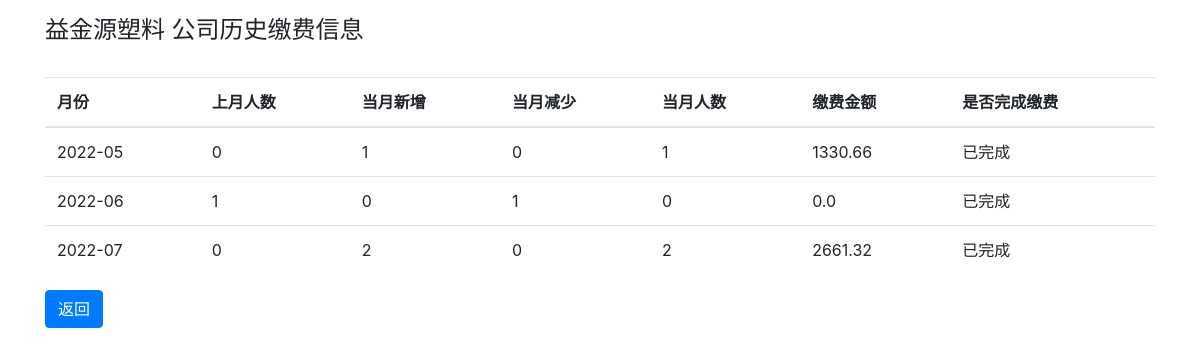
The page /company_pay_history/益金源塑料 on the database as committed earlier.
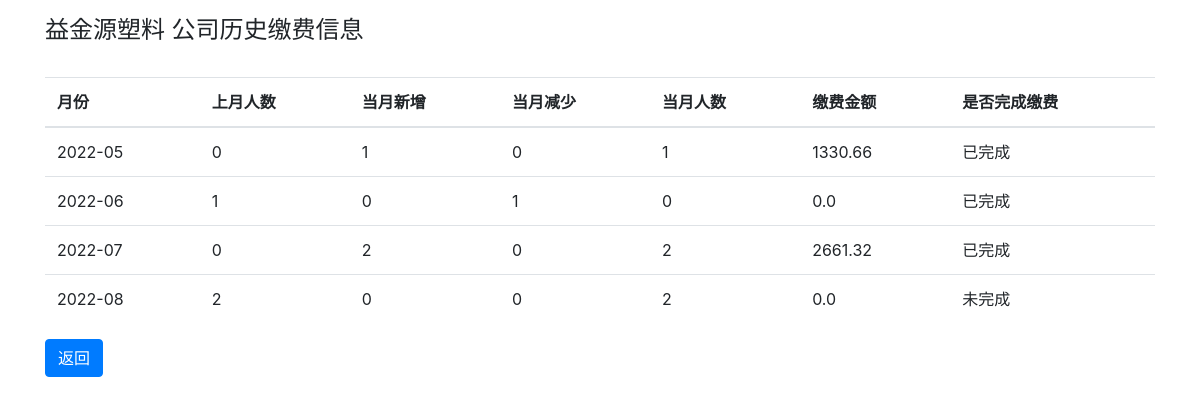
The same page on the database as committed later.
### report.py (models this page shows, shortened)
class Reports(db.Model):
    report_id = db.Column('report_id', db.Integer, primary_key=True)
    cur_month = db.Column('cur_month', db.String(200))
    company_name = db.Column('company_name', db.String(200))
    code = db.Column(db.String(200))
    zwwname = db.Column(db.String(200))
    scode = db.Column(db.String(200))
    last_month_cnt = db.Column(db.Integer)
    cur_month_cnt = db.Column(db.Integer)
    cur_month_add = db.Column(db.Integer)
    cur_month_remove = db.Column(db.Integer)
    members_check = db.Column(db.String(200))
    members_check_person = db.Column(db.String(200))
    reportable_check = db.Column(db.String(200))
    reportable_check_person = db.Column(db.String(200))
    injury = db.Column(db.String(200))
    endowment = db.Column(db.String(200))
    unemployment = db.Column(db.String(200))
    medical = db.Column(db.String(200))
    birth = db.Column(db.String(200))
    ill_cnt = db.Column(db.Integer)
    predict_fee = db.Column(db.Float)
    real_fee = db.Column(db.Float)
    reason_text = db.Column(db.String(200))
    report_state = db.Column(db.String(200))
    report_person = db.Column(db.String(200))
    pay_type = db.Column(db.String(200))
    pay_list_print = db.Column(db.String(200))
    pay_state = db.Column(db.String(200))
    pay_check_person = db.Column(db.String(200))
    UniqueConstraint(cur_month, company_name, name='uix_1')

### main.py (the view)
@app.route('/company_pay_history/<company_name>', methods=['GET', 'POST'])
def company_pay_history(company_name):
    return render_template('company_pay_history.html',
                           company_name=company_name,
                           reports=Reports.query.filter_by(company_name=company_name).all())

### templates/company_pay_history.html (shortened to what this page needs)
<!DOCTYPE html>
<html lang="en">
<head>
    <link rel="stylesheet" href="https://cdn.staticfile.org/twitter-bootstrap/4.3.1/css/bootstrap.min.css">
</head>
<body>
<div class="container">
    <h4>{{ company_name }}&nbsp;公司历史缴费信息</h4>
    <br>
    <table class="table table-hover">
        <thead>
        <tr>
            <th>月份</th>
            <th>上月人数</th>
            <th>当月新增</th>
            <th>当月减少</th>
            <th>当月人数</th>
            <th>缴费金额</th>
            <th>是否完成缴费</th>
        </tr>
        </thead>
        <tbody>
        {% for report in reports %}
            <tr>
                <td>{{ report.cur_month }}</td>
                <td>{{ report.last_month_cnt }}</td>
                <td>{{ report.cur_month_add }}</td>
                <td>{{ report.cur_month_remove }}</td>
                <td>{{ report.cur_month_cnt }}</td>
                <td>{{ report.real_fee }}</td>
                <td>{{ report.pay_state }}</td>
            </tr>
        {% endfor %}
        </tbody>
    </table>
<input type="button" class="btn btn-primary" value="返回" onclick="javascript:history.back();">
</div>
</body>
</html>

Rows that differ between the two databases and show on the page:
added Reports: cur_month "2022-08", last_month_cnt "2", cur_month_add "0", cur_month_remove "0", cur_month_cnt "2", real_fee "0.0", pay_state "未完成"
